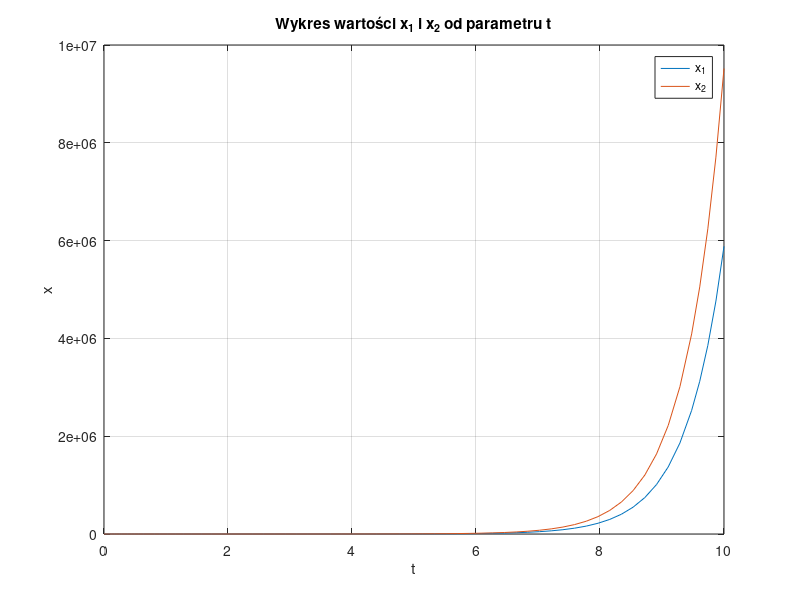

This figure's MATLAB source:
function Lab01
    % Warunki poczatkowe
    x0 = [0 1];
    % Plotujemy wykres od 0 do 10
    tspan = [0 10];
    % Rozwiazanie
    [tsol, xsol] = ode45(@ode1, tspan, x0);
    % Wyrysowanie wykresu
    plot(tsol, xsol);
    ylabel("x");
    xlabel("t");
    legend("x_{1}", "x_{2}");
    title("Wykres wartości x_{1} i x_{2} od parametru t")
    grid on;
end

function dxdt = ode1(t, x)
    dxdt = zeros(2, 1);
    dxdt(1) = x(2) + t;
    dxdt(2) = x(1) + x(2);
end
